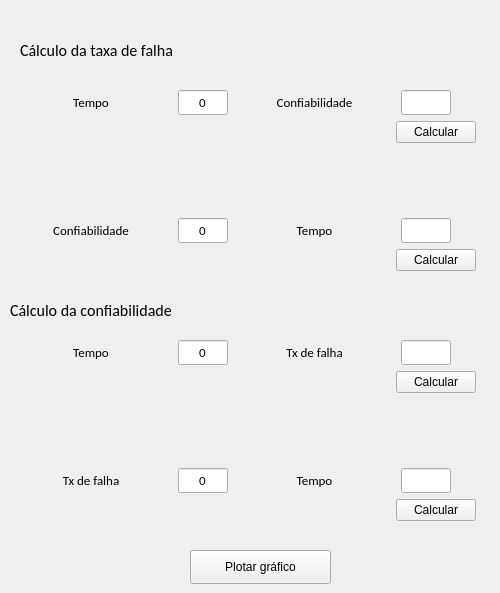
       <widget class="QWidget" name="tab_3">
        <attribute name="title">
         <string>Indicadores</string>
        </attribute>
        <widget class="QLabel" name="label_6">
         <property name="geometry">
          <rect>
           <x>20</x>
           <y>30</y>
           <width>351</width>
           <height>41</height>
          </rect>
         </property>
         <property name="font">
          <font>
           <family>Calibri</family>
           <pointsize>10</pointsize>
           <weight>50</weight>
           <bold>false</bold>
          </font>
         </property>
         <property name="text">
          <string>&lt;html&gt;&lt;head/&gt;&lt;body&gt;&lt;p&gt;&lt;span style=&quot; font-size:12pt;&quot;&gt;Cálculo da taxa de falha&lt;/span&gt;&lt;/p&gt;&lt;/body&gt;&lt;/html&gt;</string>
         </property>
        </widget>
        <widget class="QLabel" name="label_7">
         <property name="geometry">
          <rect>
           <x>10</x>
           <y>290</y>
           <width>351</width>
           <height>41</height>
          </rect>
         </property>
         <property name="font">
          <font>
           <family>Calibri</family>
           <pointsize>10</pointsize>
           <weight>50</weight>
           <bold>false</bold>
          </font>
         </property>
         <property name="text">
          <string>&lt;html&gt;&lt;head/&gt;&lt;body&gt;&lt;p&gt;&lt;span style=&quot; font-size:12pt;&quot;&gt;Cálculo da confiabilidade&lt;/span&gt;&lt;/p&gt;&lt;/body&gt;&lt;/html&gt;</string>
         </property>
        </widget>
        <widget class="QWidget" name="verticalLayoutWidget_7">
         <property name="geometry">
          <rect>
           <x>10</x>
           <y>90</y>
           <width>481</width>
           <height>181</height>
          </rect>
         </property>
         <layout class="QVBoxLayout" name="verticalLayout_10">
          <item>
           <layout class="QHBoxLayout" name="horizontalLayout_4">
            <item>
             <widget class="QLabel" name="label_8">
              <property name="sizePolicy">
               <sizepolicy hsizetype="Expanding" vsizetype="Fixed">
                <horstretch>100</horstretch>
                <verstretch>0</verstretch>
               </sizepolicy>
              </property>
              <property name="minimumSize">
               <size>
                <width>120</width>
                <height>0</height>
               </size>
              </property>
              <property name="font">
               <font>
                <family>Calibri</family>
                <pointsize>10</pointsize>
               </font>
              </property>
              <property name="text">
               <string>Tempo</string>
              </property>
              <property name="alignment">
               <set>Qt::AlignCenter</set>
              </property>
             </widget>
            </item>
            <item>
             <widget class="QLineEdit" name="tempo_2_conf">
              <property name="sizePolicy">
               <sizepolicy hsizetype="Expanding" vsizetype="Fixed">
                <horstretch>40</horstretch>
                <verstretch>0</verstretch>
               </sizepolicy>
              </property>
              <property name="maximumSize">
               <size>
                <width>50</width>
                <height>16777215</height>
               </size>
              </property>
              <property name="font">
               <font>
                <family>Calibri</family>
                <pointsize>10</pointsize>
               </font>
              </property>
              <property name="text">
               <string>0</string>
              </property>
              <property name="alignment">
               <set>Qt::AlignCenter</set>
              </property>
             </widget>
            </item>
            <item>
             <widget class="QLabel" name="label_9">
              <property name="sizePolicy">
               <sizepolicy hsizetype="Minimum" vsizetype="Preferred">
                <horstretch>100</horstretch>
                <verstretch>0</verstretch>
               </sizepolicy>
              </property>
              <property name="minimumSize">
               <size>
                <width>120</width>
                <height>0</height>
               </size>
              </property>
              <property name="font">
               <font>
                <family>Calibri</family>
                <pointsize>10</pointsize>
               </font>
              </property>
              <property name="text">
               <string>Confiabilidade</string>
              </property>
              <property name="alignment">
               <set>Qt::AlignCenter</set>
              </property>
             </widget>
            </item>
            <item>
             <widget class="QLineEdit" name="exibir_conf_para_tempo">
              <property name="maximumSize">
               <size>
                <width>50</width>
                <height>16777215</height>
               </size>
              </property>
              <property name="font">
               <font>
                <family>Calibri</family>
                <pointsize>10</pointsize>
               </font>
              </property>
              <property name="alignment">
               <set>Qt::AlignCenter</set>
              </property>
              <property name="readOnly">
               <bool>true</bool>
              </property>
             </widget>
            </item>
            <item>
             <spacer name="horizontalSpacer_11">
              <property name="orientation">
               <enum>Qt::Horizontal</enum>
              </property>
              <property name="sizeHint" stdset="0">
               <size>
                <width>40</width>
                <height>20</height>
               </size>
              </property>
             </spacer>
            </item>
           </layout>
          </item>
          <item>
           <layout class="QHBoxLayout" name="horizontalLayout_6">
            <item>
             <spacer name="horizontalSpacer_8">
              <property name="orientation">
               <enum>Qt::Horizontal</enum>
              </property>
              <property name="sizeHint" stdset="0">
               <size>
                <width>40</width>
                <height>20</height>
               </size>
              </property>
             </spacer>
            </item>
            <item>
             <widget class="QPushButton" name="calcular_conf_para_tempo">
              <property name="text">
               <string>Calcular</string>
              </property>
             </widget>
            </item>
            <item>
             <spacer name="horizontalSpacer_7">
              <property name="orientation">
               <enum>Qt::Horizontal</enum>
              </property>
              <property name="sizeType">
               <enum>QSizePolicy::Fixed</enum>
              </property>
              <property name="sizeHint" stdset="0">
               <size>
                <width>15</width>
                <height>20</height>
               </size>
              </property>
             </spacer>
            </item>
           </layout>
          </item>
          <item>
           <spacer name="verticalSpacer_12">
            <property name="orientation">
             <enum>Qt::Vertical</enum>
            </property>
            <property name="sizeHint" stdset="0">
             <size>
              <width>20</width>
              <height>40</height>
             </size>
            </property>
           </spacer>
          </item>
          <item>
           <layout class="QHBoxLayout" name="horizontalLayout_7">
            <item>
             <widget class="QLabel" name="label_13">
              <property name="sizePolicy">
               <sizepolicy hsizetype="Expanding" vsizetype="Fixed">
                <horstretch>100</horstretch>
                <verstretch>0</verstretch>
               </sizepolicy>
              </property>
              <property name="minimumSize">
               <size>
                <width>120</width>
                <height>0</height>
               </size>
              </property>
              <property name="font">
               <font>
                <family>Calibri</family>
                <pointsize>10</pointsize>
               </font>
              </property>
              <property name="text">
               <string>Confiabilidade</string>
              </property>
              <property name="alignment">
               <set>Qt::AlignCenter</set>
              </property>
             </widget>
            </item>
            <item>
             <widget class="QLineEdit" name="conf_2_tempo">
              <property name="sizePolicy">
               <sizepolicy hsizetype="Expanding" vsizetype="Fixed">
                <horstretch>40</horstretch>
                <verstretch>0</verstretch>
               </sizepolicy>
              </property>
              <property name="maximumSize">
               <size>
                <width>50</width>
                <height>16777215</height>
               </size>
              </property>
              <property name="font">
               <font>
                <family>Calibri</family>
                <pointsize>10</pointsize>
               </font>
              </property>
              <property name="text">
               <string>0</string>
              </property>
              <property name="alignment">
               <set>Qt::AlignCenter</set>
              </property>
             </widget>
            </item>
            <item>
             <widget class="QLabel" name="label_14">
              <property name="sizePolicy">
               <sizepolicy hsizetype="Minimum" vsizetype="Preferred">
                <horstretch>100</horstretch>
                <verstretch>0</verstretch>
               </sizepolicy>
              </property>
              <property name="minimumSize">
               <size>
                <width>120</width>
                <height>0</height>
               </size>
              </property>
              <property name="font">
               <font>
                <family>Calibri</family>
                <pointsize>10</pointsize>
               </font>
              </property>
              <property name="text">
               <string>Tempo</string>
              </property>
              <property name="alignment">
               <set>Qt::AlignCenter</set>
              </property>
             </widget>
            </item>
            <item>
             <widget class="QLineEdit" name="exibir_tempo_para_conf">
              <property name="maximumSize">
               <size>
                <width>50</width>
                <height>16777215</height>
               </size>
              </property>
              <property name="font">
               <font>
                <family>Calibri</family>
                <pointsize>10</pointsize>
               </font>
              </property>
              <property name="alignment">
               <set>Qt::AlignCenter</set>
              </property>
              <property name="readOnly">
               <bool>true</bool>
              </property>
             </widget>
            </item>
            <item>
             <spacer name="horizontalSpacer_12">
              <property name="orientation">
               <enum>Qt::Horizontal</enum>
              </property>
              <property name="sizeHint" stdset="0">
               <size>
                <width>40</width>
                <height>20</height>
               </size>
              </property>
             </spacer>
            </item>
           </layout>
          </item>
          <item>
           <layout class="QHBoxLayout" name="horizontalLayout_8">
            <item>
             <spacer name="horizontalSpacer_9">
              <property name="orientation">
               <enum>Qt::Horizontal</enum>
              </property>
              <property name="sizeHint" stdset="0">
               <size>
                <width>40</width>
                <height>20</height>
               </size>
              </property>
             </spacer>
            </item>
            <item>
             <widget class="QPushButton" name="calcular_tempo_p_conf">
              <property name="text">
               <string>Calcular</string>
              </property>
             </widget>
            </item>
            <item>
             <spacer name="horizontalSpacer_10">
              <property name="orientation">
               <enum>Qt::Horizontal</enum>
              </property>
              <property name="sizeType">
               <enum>QSizePolicy::Fixed</enum>
              </property>
              <property name="sizeHint" stdset="0">
               <size>
                <width>15</width>
                <height>20</height>
               </size>
              </property>
             </spacer>
            </item>
           </layout>
          </item>
         </layout>
        </widget>
        <widget class="QWidget" name="verticalLayoutWidget_8">
         <property name="geometry">
          <rect>
           <x>10</x>
           <y>340</y>
           <width>481</width>
           <height>181</height>
          </rect>
         </property>
         <layout class="QVBoxLayout" name="verticalLayout_11">
          <item>
           <layout class="QHBoxLayout" name="horizontalLayout_9">
            <item>
             <widget class="QLabel" name="label_10">
              <property name="sizePolicy">
               <sizepolicy hsizetype="Expanding" vsizetype="Fixed">
                <horstretch>100</horstretch>
                <verstretch>0</verstretch>
               </sizepolicy>
              </property>
              <property name="minimumSize">
               <size>
                <width>120</width>
                <height>0</height>
               </size>
              </property>
              <property name="font">
               <font>
                <family>Calibri</family>
                <pointsize>10</pointsize>
               </font>
              </property>
              <property name="text">
               <string>Tempo</string>
              </property>
              <property name="alignment">
               <set>Qt::AlignCenter</set>
              </property>
             </widget>
            </item>
            <item>
             <widget class="QLineEdit" name="tempo_2_falha">
              <property name="sizePolicy">
               <sizepolicy hsizetype="Expanding" vsizetype="Fixed">
                <horstretch>40</horstretch>
                <verstretch>0</verstretch>
               </sizepolicy>
              </property>
              <property name="maximumSize">
               <size>
                <width>50</width>
                <height>16777215</height>
               </size>
              </property>
              <property name="font">
               <font>
                <family>Calibri</family>
                <pointsize>10</pointsize>
               </font>
              </property>
              <property name="text">
               <string>0</string>
              </property>
              <property name="alignment">
               <set>Qt::AlignCenter</set>
              </property>
             </widget>
            </item>
            <item>
             <widget class="QLabel" name="label_12">
              <property name="sizePolicy">
               <sizepolicy hsizetype="Minimum" vsizetype="Preferred">
                <horstretch>100</horstretch>
                <verstretch>0</verstretch>
               </sizepolicy>
              </property>
              <property name="minimumSize">
               <size>
                <width>120</width>
                <height>0</height>
               </size>
              </property>
              <property name="font">
               <font>
                <family>Calibri</family>
                <pointsize>10</pointsize>
               </font>
              </property>
              <property name="text">
               <string>Tx de falha</string>
              </property>
              <property name="alignment">
               <set>Qt::AlignCenter</set>
              </property>
             </widget>
            </item>
            <item>
             <widget class="QLineEdit" name="exibir_falha_para_tempo">
              <property name="maximumSize">
               <size>
                <width>50</width>
                <height>16777215</height>
               </size>
              </property>
              <property name="font">
               <font>
                <family>Calibri</family>
                <pointsize>10</pointsize>
               </font>
              </property>
              <property name="alignment">
               <set>Qt::AlignCenter</set>
              </property>
              <property name="readOnly">
               <bool>true</bool>
              </property>
             </widget>
            </item>
            <item>
             <spacer name="horizontalSpacer_13">
              <property name="orientation">
               <enum>Qt::Horizontal</enum>
              </property>
              <property name="sizeHint" stdset="0">
               <size>
                <width>40</width>
                <height>20</height>
               </size>
              </property>
             </spacer>
            </item>
           </layout>
          </item>
          <item>
           <layout class="QHBoxLayout" name="horizontalLayout_10">
            <item>
             <spacer name="horizontalSpacer_14">
              <property name="orientation">
               <enum>Qt::Horizontal</enum>
              </property>
              <property name="sizeHint" stdset="0">
               <size>
                <width>40</width>
                <height>20</height>
               </size>
              </property>
             </spacer>
            </item>
            <item>
             <widget class="QPushButton" name="calcular_falha_p_tempo">
              <property name="text">
               <string>Calcular</string>
              </property>
             </widget>
            </item>
            <item>
             <spacer name="horizontalSpacer_15">
              <property name="orientation">
               <enum>Qt::Horizontal</enum>
              </property>
              <property name="sizeType">
               <enum>QSizePolicy::Fixed</enum>
              </property>
              <property name="sizeHint" stdset="0">
               <size>
                <width>15</width>
                <height>20</height>
               </size>
              </property>
             </spacer>
            </item>
           </layout>
          </item>
          <item>
           <spacer name="verticalSpacer_13">
            <property name="orientation">
             <enum>Qt::Vertical</enum>
            </property>
            <property name="sizeHint" stdset="0">
             <size>
              <width>20</width>
              <height>40</height>
             </size>
            </property>
           </spacer>
          </item>
          <item>
           <layout class="QHBoxLayout" name="horizontalLayout_11">
            <item>
             <widget class="QLabel" name="label_15">
              <property name="sizePolicy">
               <sizepolicy hsizetype="Expanding" vsizetype="Fixed">
                <horstretch>100</horstretch>
                <verstretch>0</verstretch>
               </sizepolicy>
              </property>
              <property name="minimumSize">
               <size>
                <width>120</width>
                <height>0</height>
               </size>
              </property>
              <property name="font">
               <font>
                <family>Calibri</family>
                <pointsize>10</pointsize>
               </font>
              </property>
              <property name="text">
               <string>Tx de falha</string>
              </property>
              <property name="alignment">
               <set>Qt::AlignCenter</set>
              </property>
             </widget>
            </item>
            <item>
             <widget class="QLineEdit" name="falha_2_tempo">
              <property name="sizePolicy">
               <sizepolicy hsizetype="Expanding" vsizetype="Fixed">
                <horstretch>40</horstretch>
                <verstretch>0</verstretch>
               </sizepolicy>
              </property>
              <property name="maximumSize">
               <size>
                <width>50</width>
                <height>16777215</height>
               </size>
              </property>
              <property name="font">
               <font>
                <family>Calibri</family>
                <pointsize>10</pointsize>
               </font>
              </property>
              <property name="text">
               <string>0</string>
              </property>
              <property name="alignment">
               <set>Qt::AlignCenter</set>
              </property>
             </widget>
            </item>
            <item>
             <widget class="QLabel" name="label_16">
              <property name="sizePolicy">
               <sizepolicy hsizetype="Minimum" vsizetype="Preferred">
                <horstretch>100</horstretch>
                <verstretch>0</verstretch>
               </sizepolicy>
              </property>
              <property name="minimumSize">
               <size>
                <width>120</width>
                <height>0</height>
               </size>
              </property>
              <property name="font">
               <font>
                <family>Calibri</family>
                <pointsize>10</pointsize>
               </font>
              </property>
              <property name="text">
               <string>Tempo</string>
              </property>
              <property name="alignment">
               <set>Qt::AlignCenter</set>
              </property>
             </widget>
            </item>
            <item>
             <widget class="QLineEdit" name="exibir_tempo_p_falha">
              <property name="maximumSize">
               <size>
                <width>50</width>
                <height>16777215</height>
               </size>
              </property>
              <property name="font">
               <font>
                <family>Calibri</family>
                <pointsize>10</pointsize>
               </font>
              </property>
              <property name="alignment">
               <set>Qt::AlignCenter</set>
              </property>
              <property name="readOnly">
               <bool>true</bool>
              </property>
             </widget>
            </item>
            <item>
             <spacer name="horizontalSpacer_16">
              <property name="orientation">
               <enum>Qt::Horizontal</enum>
              </property>
              <property name="sizeHint" stdset="0">
               <size>
                <width>40</width>
                <height>20</height>
               </size>
              </property>
             </spacer>
            </item>
           </layout>
          </item>
          <item>
           <layout class="QHBoxLayout" name="horizontalLayout_12">
            <item>
             <spacer name="horizontalSpacer_17">
              <property name="orientation">
               <enum>Qt::Horizontal</enum>
              </property>
              <property name="sizeHint" stdset="0">
               <size>
                <width>40</width>
                <height>20</height>
               </size>
              </property>
             </spacer>
            </item>
            <item>
             <widget class="QPushButton" name="calcular_tempo_p_falha">
              <property name="text">
               <string>Calcular</string>
              </property>
             </widget>
            </item>
            <item>
             <spacer name="horizontalSpacer_18">
              <property name="orientation">
               <enum>Qt::Horizontal</enum>
              </property>
              <property name="sizeType">
               <enum>QSizePolicy::Fixed</enum>
              </property>
              <property name="sizeHint" stdset="0">
               <size>
                <width>15</width>
                <height>20</height>
               </size>
              </property>
             </spacer>
            </item>
           </layout>
          </item>
         </layout>
        </widget>
        <widget class="QPushButton" name="plotar_grafico_indicadores">
         <property name="geometry">
          <rect>
           <x>190</x>
           <y>550</y>
           <width>141</width>
           <height>34</height>
          </rect>
         </property>
         <property name="text">
          <string>Plotar gráfico</string>
         </property>
        </widget>
       </widget>
